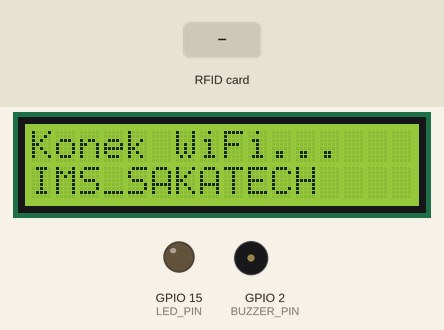
A sketch run on a simulated ESP32. On the bench: 16×2 character LCD, output pins drawn as LEDs (lit = HIGH), buzzer (waves = sounding, pin HIGH). Inputs (shaded band) come from the test bench. WiFi joins after 1.5 s; servers stay silent unless stated; uploads are accepted with an empty reply; what the sketch prints to the serial monitor is not drawn.

Above: at 1.0 s.
At 5.5 s:
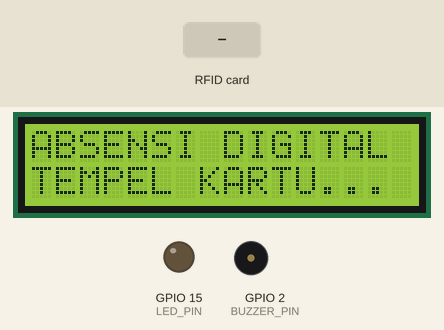
5.6 s: RFID card 14 49 25 63 held to the reader
At 7.0 s:
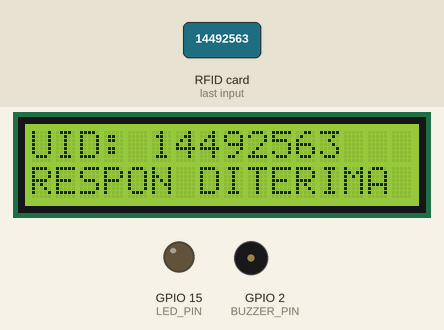
8.6 s: RFID card 5E 7A 19 C4 held to the reader
At 10.3 s:
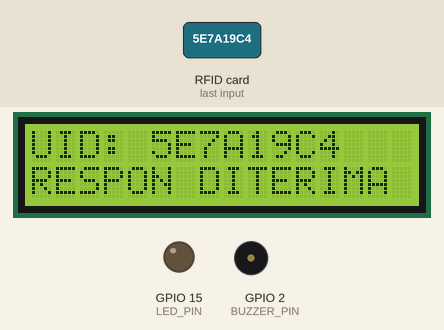
Timing chart, 0 to 11.8 s (numbered marks = the images above; inputs shaded):
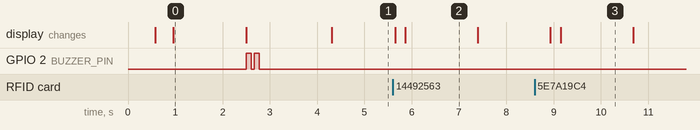

Measured:
- after the input at 5.6 s, the display: first changes after 0.05 s (image 2 shows a later state)
- after the input at 8.6 s, the display: first changes after 0.33 s (image 3 shows a later state)
- what the display in image 0 shows lasts 1.5 s, from 1.0 s to 2.5 s

The sketch:

esp32_rfid_absensi.ino
```cpp
/*
  =============================================================================
  SISTEM ABSENSI DIGITAL RFID BERBASIS ESP32 + RC522 + LCD I2C (16x2 / 20x4)
  -----------------------------------------------------------------------------
  WiFi SSID     : IMS_SAKATECH
  WiFi Password : 14492563
  IP Server     : 192.168.110.240
  API Endpoint  : http://192.168.110.240/absensi/api_absensi.php?uid=KODE_RFID
  =============================================================================

  SKEMA PIN KABEL ESP32 (30/38 Pin):
  -----------------------------------------------------------------------------
  1. Modul RFID RC522:
     - SDA (SS)  --> GPIO 5
     - SCK       --> GPIO 18
     - MOSI      --> GPIO 23
     - MISO      --> GPIO 19
     - IRQ       --> (Tidak Terhubung / Kosong)
     - GND       --> GND
     - RST       --> GPIO 4
     - 3.3V      --> Pin 3V3 ESP32 (PERHATIAN: JANGAN sambung ke VIN / 5V!)

  2. Modul LCD I2C (16x2 / 20x4 PCF8574):
     - GND       --> GND
     - VCC       --> VIN / 5V ESP32
     - SDA       --> GPIO 21 (I2C SDA ESP32)
     - SCL       --> GPIO 22 (I2C SCL ESP32)

  3. Indikator Tambahan (Opsional):
     - Buzzer (+)--> GPIO 2
     - Buzzer (-)--> GND
     - LED Hijau --> GPIO 15
  =============================================================================
*/

#include <WiFi.h>
#include <HTTPClient.h>
#include <SPI.h>
#include <MFRC522.h>
#include <Wire.h>
#include <LiquidCrystal_I2C.h>

// =============================================================================
// 1. PENGATURAN WIFI & SERVER API
// =============================================================================
const char* ssid      = "IMS_SAKATECH";
const char* password  = "14492563";

// IP Komputer/Laptop XAMPP
const char* serverUrl = "http://192.168.110.240/absensi/api_absensi.php";

// =============================================================================
// 2. DEFINISI PIN HARDWARE
// =============================================================================
#define SS_PIN      5
#define RST_PIN     4
#define I2C_SDA_PIN 21
#define I2C_SCL_PIN 22
#define BUZZER_PIN  2   // Opsional
#define LED_PIN     15  // Opsional

// =============================================================================
// 3. OBJEK RFID & LCD
// =============================================================================
MFRC522 rfid(SS_PIN, RST_PIN);
LiquidCrystal_I2C lcd(0x27, 16, 2); // Alamat I2C umum: 0x27 atau 0x3F

void beep(int durasiMs, int jumlah = 1) {
  for (int i = 0; i < jumlah; i++) {
    digitalWrite(BUZZER_PIN, HIGH);
    delay(durasiMs);
    digitalWrite(BUZZER_PIN, LOW);
    if (i < jumlah - 1) delay(70);
  }
}

void tampilkanStandbyLcd() {
  lcd.clear();
  lcd.setCursor(0, 0);
  lcd.print("ABSENSI DIGITAL ");
  lcd.setCursor(0, 1);
  lcd.print("TEMPEL KARTU...");
}

// Parser JSON ringan tanpa butuh library eksternal tambahan
String getJsonValue(String json, String key) {
  String searchKey = "\"" + key + "\":\"";
  int startIdx = json.indexOf(searchKey);
  if (startIdx == -1) {
    searchKey = "\"" + key + "\":";
    startIdx = json.indexOf(searchKey);
    if (startIdx == -1) return "";
    startIdx += searchKey.length();
    int endIdx = json.indexOf(",", startIdx);
    if (endIdx == -1) endIdx = json.indexOf("}", startIdx);
    return json.substring(startIdx, endIdx);
  }
  startIdx += searchKey.length();
  int endIdx = json.indexOf("\"", startIdx);
  if (endIdx == -1) return "";
  return json.substring(startIdx, endIdx);
}

void hubungkanWiFi() {
  Serial.println();
  Serial.print("[WiFi] Menghubungkan ke: ");
  Serial.println(ssid);

  lcd.clear();
  lcd.setCursor(0, 0);
  lcd.print("Konek WiFi...");
  lcd.setCursor(0, 1);
  lcd.print(ssid);

  WiFi.mode(WIFI_STA);
  WiFi.begin(ssid, password);

  int attempt = 0;
  while (WiFi.status() != WL_CONNECTED && attempt < 40) {
    delay(500);
    Serial.print(".");
    attempt++;
  }

  if (WiFi.status() == WL_CONNECTED) {
    Serial.println();
    Serial.println("========================================");
    Serial.println("[WiFi] SUKSES TERHUBUNG!");
    Serial.print("[WiFi] IP ESP32 : ");
    Serial.println(WiFi.localIP());
    Serial.print("[WiFi] Gateway  : ");
    Serial.println(WiFi.gatewayIP());
    Serial.println("[WiFi] IP Server: 192.168.110.240");
    Serial.println("========================================");

    lcd.clear();
    lcd.setCursor(0, 0);
    lcd.print("WIFI CONNECTED!");
    lcd.setCursor(0, 1);
    lcd.print(WiFi.localIP().toString());

    beep(100, 2);
    delay(1500);
  } else {
    Serial.println();
    Serial.println("[WiFi] GAGAL TERHUBUNG! Periksa SSID & Password.");
    lcd.clear();
    lcd.setCursor(0, 0);
    lcd.print("WIFI GAGAL!");
    lcd.setCursor(0, 1);
    lcd.print("Cek Sandi/SSID");
    beep(500, 1);
    delay(2000);
  }

  tampilkanStandbyLcd();
}

void kirimDataKeApi(String uidString) {
  // 1. Cek Koneksi WiFi
  if (WiFi.status() != WL_CONNECTED) {
    Serial.println("[WiFi] Terputus! Reconnecting...");
    hubungkanWiFi();
    if (WiFi.status() != WL_CONNECTED) {
      lcd.setCursor(0, 1);
      lcd.print("WIFI DISCONNECT!");
      beep(500, 1);
      delay(2000);
      tampilkanStandbyLcd();
      return;
    }
  }

  // 2. Siapkan WiFiClient & HTTPClient eksplisit
  WiFiClient client;
  HTTPClient http;
  String urlPenuh = String(serverUrl) + "?uid=" + uidString;

  Serial.println();
  Serial.print("[HTTP] Request URL: ");
  Serial.println(urlPenuh);

  // Inisialisasi HTTP dengan WiFiClient (Kompatibel dengan semua core ESP32)
  if (!http.begin(client, urlPenuh)) {
    Serial.println("[HTTP] Inisialisasi HTTPClient GAGAL!");
    lcd.setCursor(0, 1);
    lcd.print("HTTP INIT GAGAL!");
    beep(500, 1);
    delay(2000);
    tampilkanStandbyLcd();
    return;
  }

  http.setTimeout(7000); // Timeout 7 detik
  http.setReuse(false);
  http.addHeader("User-Agent", "ESP32-RFID-Client");
  http.addHeader("Connection", "close");

  int httpCode = http.GET();

  Serial.print("[HTTP] Kode Status: ");
  Serial.println(httpCode);

  if (httpCode > 0) {
    String respon = http.getString();
    Serial.println("[HTTP] Respon Body: ");
    Serial.println(respon);

    String statusScan = getJsonValue(respon, "status");
    String nama       = getJsonValue(respon, "nama");
    String keterangan = getJsonValue(respon, "keterangan");
    String jam        = getJsonValue(respon, "jam");

    // A. KASUS ABSENSI SUKSES (HADIR ATAU TERLAMBAT)
    if (statusScan == "success") {
      digitalWrite(LED_PIN, HIGH);
      beep(150, 1);

      lcd.setCursor(0, 1);
      lcd.print("                ");
      lcd.setCursor(0, 1);
      String barisNama = nama;
      if (barisNama.length() > 16) barisNama = barisNama.substring(0, 16);
      lcd.print(barisNama);

      delay(1200);

      lcd.clear();
      lcd.setCursor(0, 0);
      lcd.print(barisNama);
      lcd.setCursor(0, 1);
      lcd.print(keterangan + " " + jam.substring(0, 5));

      digitalWrite(LED_PIN, LOW);
      delay(2200);
    }
    // B. KASUS SUDAH ABSEN HARI INI
    else if (statusScan == "already") {
      beep(90, 2);
      lcd.setCursor(0, 1);
      lcd.print("                ");
      lcd.setCursor(0, 1);
      lcd.print("SUDAH ABSEN!    ");
      delay(1200);

      lcd.clear();
      lcd.setCursor(0, 0);
      String barisNama = nama;
      if (barisNama.length() > 16) barisNama = barisNama.substring(0, 16);
      lcd.print(barisNama);
      lcd.setCursor(0, 1);
      lcd.print("SUDAH ABSEN " + jam.substring(0, 5));
      delay(2000);
    }
    // C. KASUS KARTU BELUM TERDAFTAR
    else if (statusScan == "unregistered") {
      beep(70, 3);
      lcd.setCursor(0, 1);
      lcd.print("                ");
      lcd.setCursor(0, 1);
      lcd.print("TDK TERDAFTAR!  ");
      delay(2500);
    }
    // D. KASUS SISWA NONAKTIF
    else if (statusScan == "inactive") {
      beep(200, 2);
      lcd.setCursor(0, 1);
      lcd.print("STATUS NONAKTIF!");
      delay(2000);
    }
    else {
      lcd.setCursor(0, 1);
      lcd.print("RESPON DITERIMA ");
      delay(1500);
    }
  } else {
    // JIKA HTTP CODE <= 0 (GAGAL TERHUBUNG KE SERVER)
    String errStr = http.errorToString(httpCode);
    Serial.println();
    Serial.println("=================================================");
    Serial.print("[HTTP GAGAL] Kode Error: ");
    Serial.println(httpCode);
    Serial.print("[HTTP GAGAL] Penjelasan : ");
    Serial.println(errStr);
    Serial.println(">>> PENYEBAB UTAMA <<<");
    Serial.println("1. Windows Firewall di PC (192.168.110.240) memblokir port 80 Apache.");
    Serial.println("2. ESP32 dan PC tidak satu jaringan WiFi atau ada AP Isolation di router.");
    Serial.println("=================================================");

    lcd.clear();
    lcd.setCursor(0, 0);
    lcd.print("ERR: " + String(httpCode) + " (" + errStr.substring(0, 7) + ")");
    lcd.setCursor(0, 1);
    lcd.print("CEK FIREWALL PC!");

    beep(400, 2);
    delay(3000);
  }

  http.end();
  tampilkanStandbyLcd();
}

void setup() {
  Serial.begin(115200);
  delay(500);

  pinMode(BUZZER_PIN, OUTPUT);
  pinMode(LED_PIN, OUTPUT);
  digitalWrite(BUZZER_PIN, LOW);
  digitalWrite(LED_PIN, LOW);

  // Inisialisasi I2C & Layar LCD (SDA=21, SCL=22)
  Wire.begin(I2C_SDA_PIN, I2C_SCL_PIN);
  lcd.init();
  lcd.backlight();
  lcd.clear();
  lcd.setCursor(0, 0);
  lcd.print("INISIALISASI...");

  // Inisialisasi SPI ESP32: SCK=18, MISO=19, MOSI=23, SS=5
  SPI.begin(18, 19, 23, 5);

  // Inisialisasi RC522
  rfid.PCD_Init();
  delay(300);

  // Sambungkan ke WiFi IMS_SAKATECH
  hubungkanWiFi();
}

void loop() {
  if (!rfid.PICC_IsNewCardPresent() || !rfid.PICC_ReadCardSerial()) {
    return;
  }

  // Format kode UID menjadi string HEX
  String uidStr = "";
  for (byte i = 0; i < rfid.uid.size; i++) {
    if (rfid.uid.uidByte[i] < 0x10) uidStr += "0";
    uidStr += String(rfid.uid.uidByte[i], HEX);
  }
  uidStr.toUpperCase();

  Serial.println();
  Serial.println("----------------------------------------");
  Serial.println("[RFID] KARTU TERDETEKSI: " + uidStr);

  // Tampilkan UID di Layar LCD
  lcd.clear();
  lcd.setCursor(0, 0);
  lcd.print("UID: " + uidStr);
  lcd.setCursor(0, 1);
  lcd.print("Kirim ke Server.");

  // Kirim data ke API Web Server (192.168.110.240)
  kirimDataKeApi(uidStr);

  rfid.PICC_HaltA();
  rfid.PCD_StopCrypto1();

  delay(1500);
}
```
